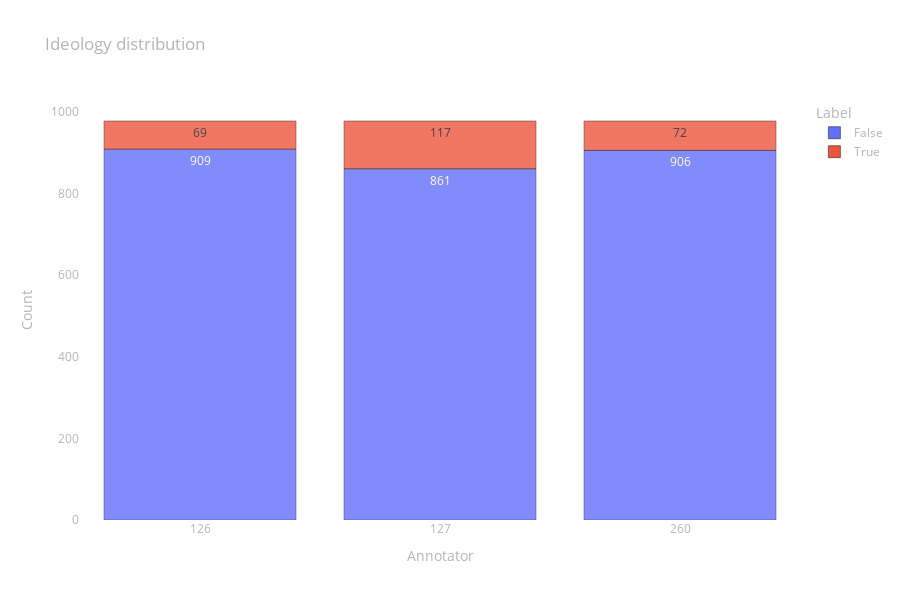

Write notebook code for a chart like this one.
### Code cell
fig = px.bar(
    data_frame=prepare_data_to_px(ideology),
    x="Annotator", y="Count", color="Label", opacity=0.8,
    height=600, text="Count", title="Ideology distribution")

fig.update_layout(layout)

fig.show()

### Figure 1 — Plotly figure (JSON) as saved in the notebook; plotly's stock layout.template omitted (floating-point values rounded to 4 significant figures)
{"data": [{"alignmentgroup": "True", "hovertemplate": "Label=False<br>Annotator=%{x}<br>Count=%{text}<extra></extra>", "legendgroup": "False", "marker": {"color": "#636efa", "opacity": 0.8, "pattern": {"shape": ""}}, "name": "False", "offsetgroup": "False", "orientation": "v", "showlegend": true, "text": [909, 861, 906], "textposition": "auto", "type": "bar", "x": [126, 127, 260], "xaxis": "x", "y": [909, 861, 906], "yaxis": "y"}, {"alignmentgroup": "True", "hovertemplate": "Label=True<br>Annotator=%{x}<br>Count=%{text}<extra></extra>", "legendgroup": "True", "marker": {"color": "#EF553B", "opacity": 0.8, "pattern": {"shape": ""}}, "name": "True", "offsetgroup": "True", "orientation": "v", "showlegend": true, "text": [69, 117, 72], "textposition": "auto", "type": "bar", "x": [126, 127, 260], "xaxis": "x", "y": [69, 117, 72], "yaxis": "y"}], "layout": {"barmode": "relative", "font": {"color": "rgb(180,180,180)"}, "height": 600, "legend": {"title": {"text": "Label"}, "tracegroupgap": 0}, "paper_bgcolor": "rgba(0,0,0,0)", "plot_bgcolor": "rgba(0,0,0,0)", "title": {"text": "Ideology distribution"}, "xaxis": {"anchor": "y", "domain": [0, 1], "showgrid": false, "title": {"text": "Annotator"}, "type": "category", "zeroline": false}, "yaxis": {"anchor": "x", "domain": [0, 1], "showgrid": false, "title": {"text": "Count"}, "zeroline": false}}}
